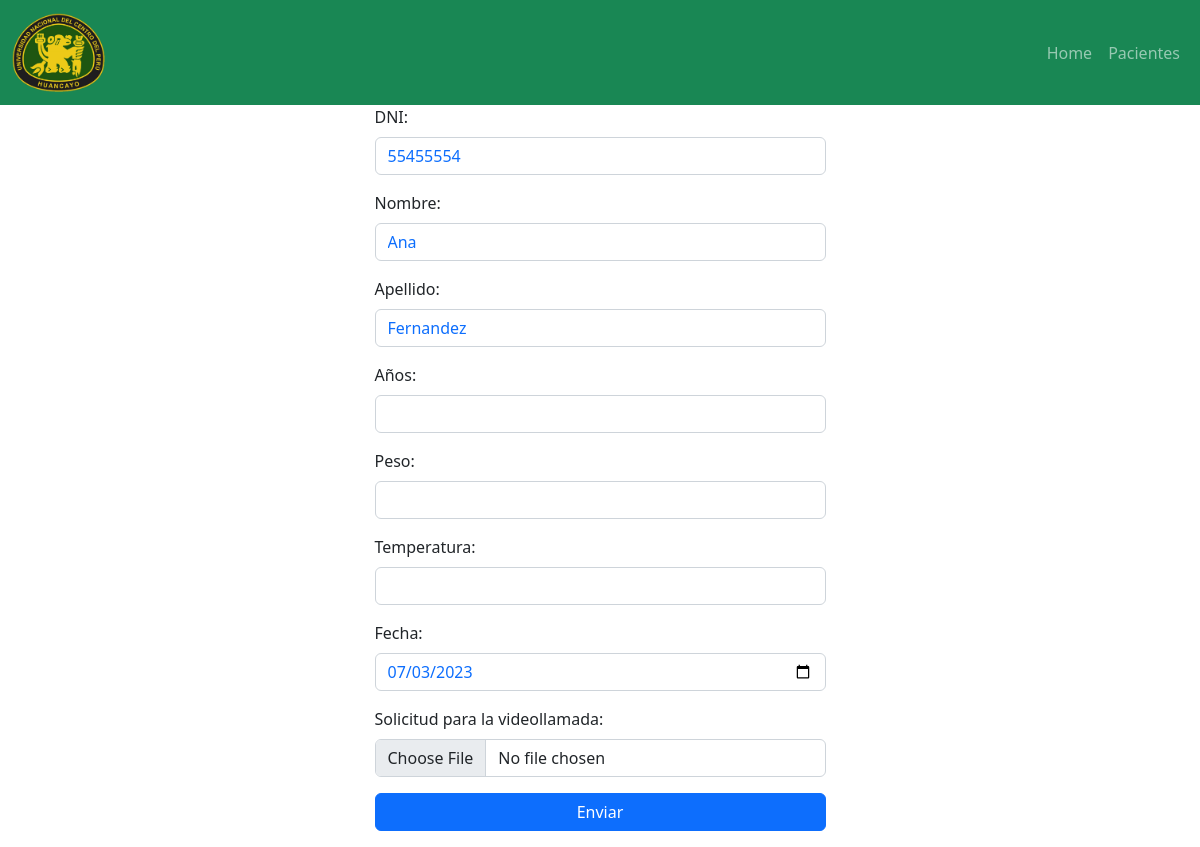
The page /consulta.php?dni=55455554 on the database its author committed.
### tables this page shows
CREATE TABLE `pacientes` (
  `DNI` varchar(8) NOT NULL,
  `nombre1` varchar(15) NOT NULL,
  `nombre2` varchar(15) NOT NULL,
  `apellido1` varchar(15) NOT NULL,
  `apellido2` varchar(15) NOT NULL,
  `numero` varchar(9) NOT NULL
);

### consulta.php (the view, shortened to what this page needs)
<?php include("./complet/head.php") ?>
<?php
$dni = $_GET["dni"];
$coneccion = mysqli_connect("localhost", "root", "", "php2");
$consulta = "SELECT * FROM pacientes where dni=$dni";
$resultado2 = mysqli_query($coneccion, $consulta);
$arreglo = mysqli_fetch_array($resultado2);
?>
<body>
    <div class="container">
        <div class="row justify-content-center">
            <div class="col-5">
                <form action="./subir_archivo.php" method="post" enctype="multipart/form-data">
                    <div class="mb-3">
                        <label for="usuario" class="form-label">DNI:</label>
                        <input type="text" value=<?php echo $arreglo[0]; ?> class="form-control text-primary" id="auto" name="DNI" readonly>
                    </div>
                    <div class="mb-3">
                        <label for="usuario" class="form-label">Nombre: </label>
                        <input type="text" value=<?php echo $arreglo[1]; ?> class="form-control text-primary" id="auto" name="" maxlength="14" readonly>
                    </div>
                    <div class="mb-3">
                        <label for="usuario" class="form-label">Apellido:</label>
                        <input type="text" class="form-control text-primary" id="auto" value=<?php echo $arreglo[3]; ?> name="" maxlength="14" readonly>
                    </div>
                    <div class="mb-3">
                        <label for="usuario" class="form-label">Años:</label>
                        <input type="text" class="form-control" id="auto" name="años" pattern="[0-9]{2}" maxlength="2" required>
                    </div>
                    <div class="mb-3">
                        <label for="usuario" class="form-label">Peso:</label>
                        <input type="text" class="form-control" id="auto" name="peso" pattern="[0-9]{2}" maxlength="2" required>
                    </div>
                    <div class="mb-3">
                        <label for="usuario" class="form-label">Temperatura:</label>
                        <input type="text" class="form-control" id="auto" name="temperatura" pattern="[0-9]{2}" maxlength="2" required>
                    </div>
                    <div class="mb-3">
                        <label for="usuario" class="form-label">Fecha:</label>
                        <input type="date" class="form-control text-primary" id="fechaInput" name="fecha" required>
                    </div>
                    <div class="mb-3">
                        <label for="usuario" class="form-label">Solicitud para la videollamada:</label>
                        <input type="file" class="form-control " id="auto" name="archivo" required>
                    </div>
                    <div class="mb-3 d-grid">
                        <input type="submit" class="btn btn-primary" value="Enviar">
                    </div>
                </form>
            </div>
        </div>
    </div>
</body>
</html>

### rows shown on the page
pacientes: DNI "55455554", nombre1 "Ana", apellido1 "Fernandez"
